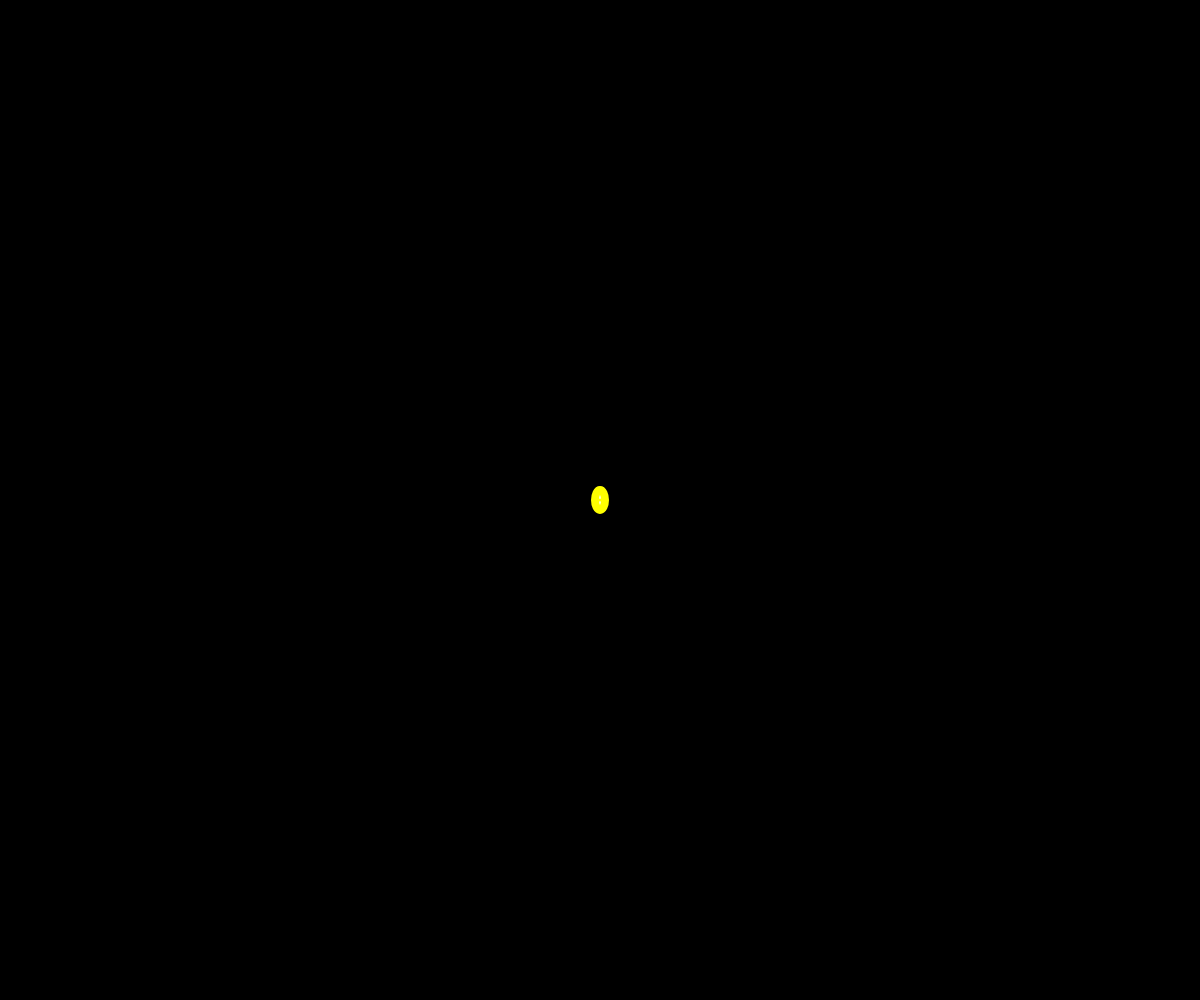
Frame 1 (no input)
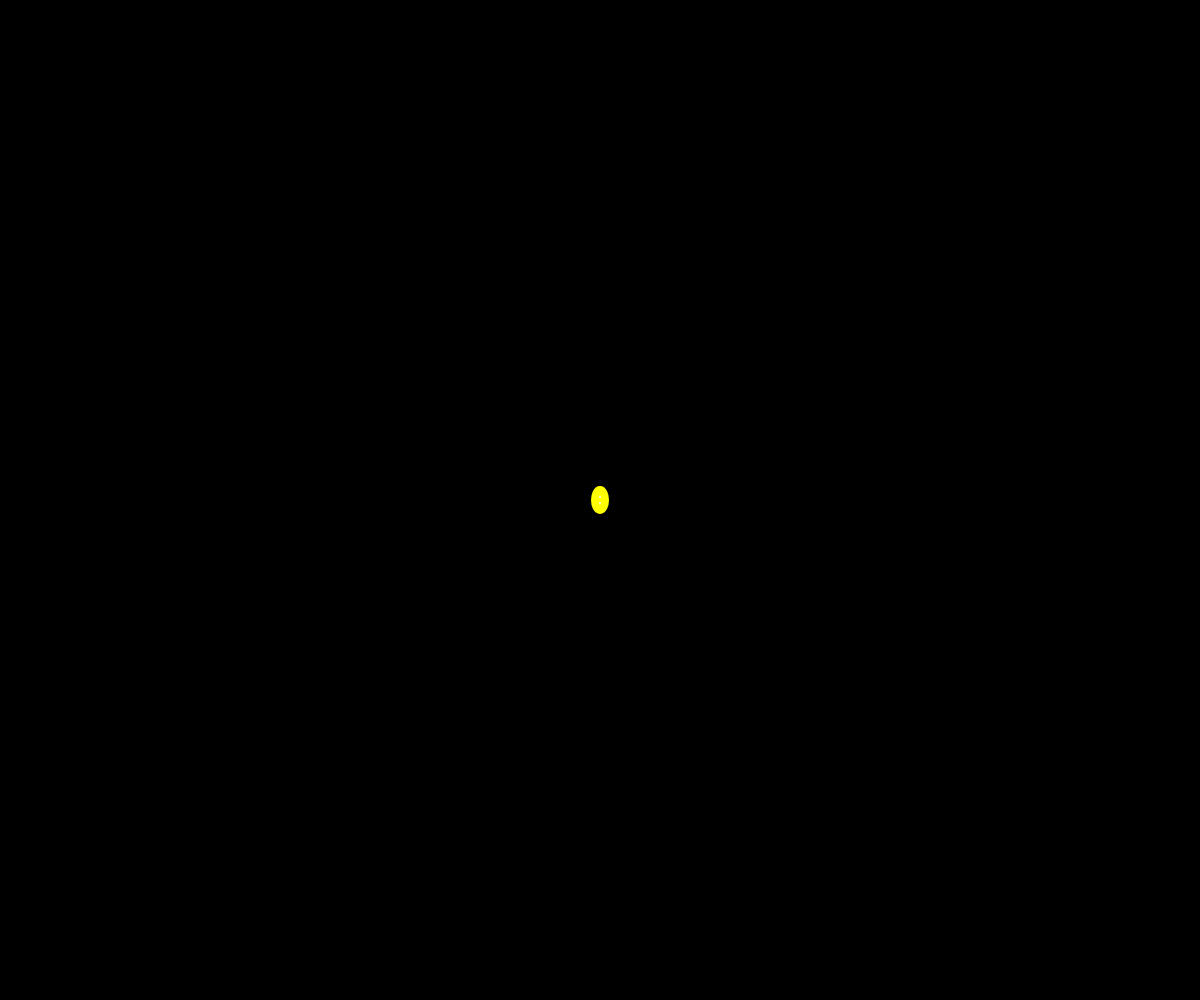
Frame 60 (no input)
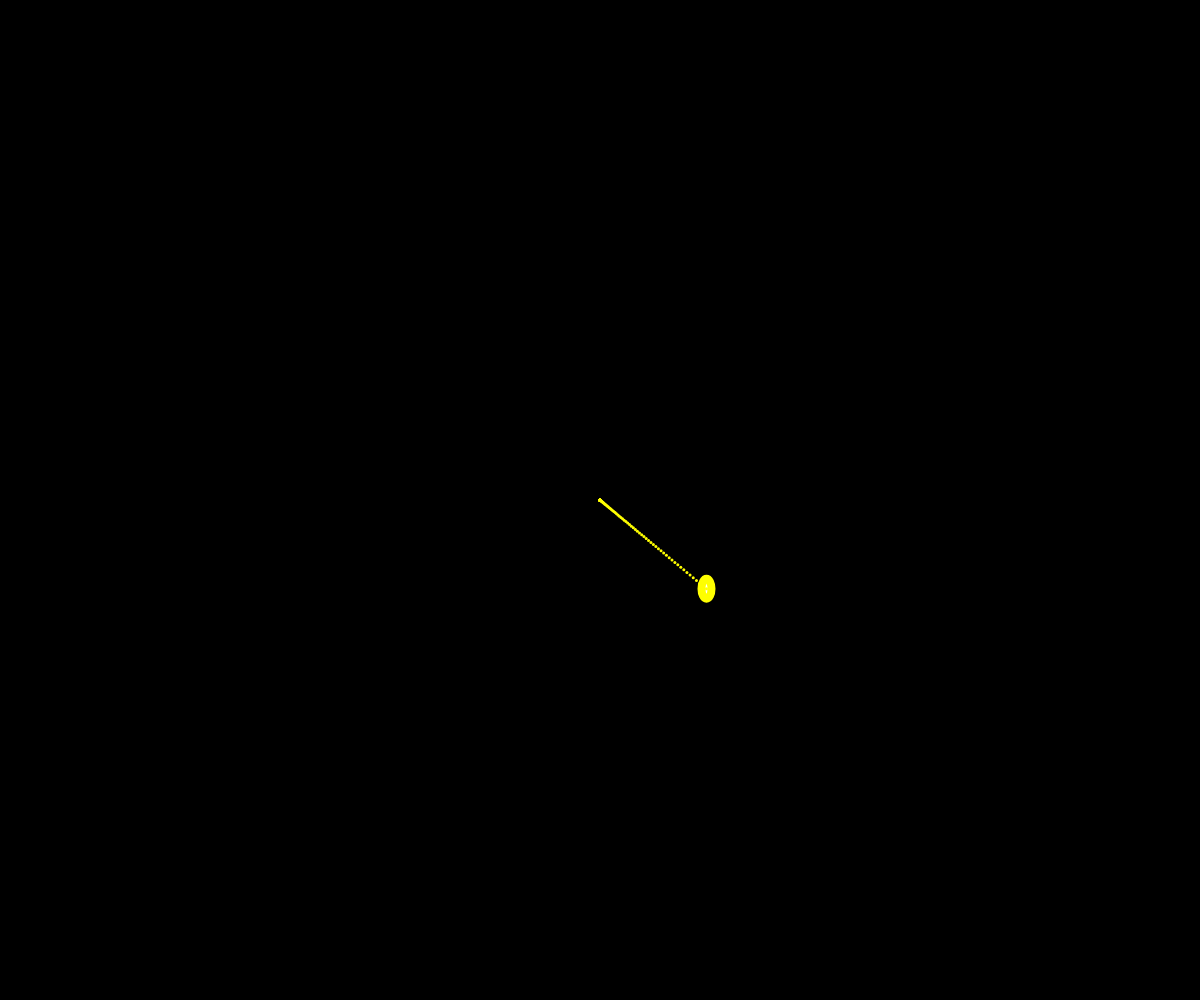
Frame 120 (the mouse pressed at the canvas centre since frame 60)

The p5.js sketch that drew these frames (run headless with seeded random() and noise() and a simulated clock; from frame 60 on, the mouse is pressed at the canvas centre):

// p5.js sketch
// ── sketch.js
function setup(){
	createCanvas(windowWidth, windowHeight);
	p = new Photon();
}


function draw(){
	background("black");
	p.walk();
	p.display();	
	p.showTrail();
}

class Photon{
	constructor() {
		this.pos = createVector(0, 0);
		this.trail = []
		this.vel = createVector(0,0); // does a 0 magnitude vector have direction
		//this.acc = p5.Vector.fromAngle(0.7);
		//this.acc.setMag(0.01);
	}

	walk(){

  	translate(windowWidth/2, windowHeight/2);
  	//scale(1,-1);

		//this.acc = fromAngle(random(TWO_PI));
		this.acc = createVector(random(-0.005,0.005),random(-0.005,0.005))
		//this.acc.mult(5);


		var mouse = createVector(mouseX,mouseY);
		this.acc = p5.Vector.sub(mouse, this.pos) // a static function: not called on an object, but the idea of an object
		
		this.acc.mult(0.0001);
		//this.acc.normalize();	
		//this.acc.setMag(0.2);
		
		//this.acc.rotate(radians(2));
		//this.pos.rotate(radians(1));

		this.vel.add(this.acc);
		this.pos.add(this.vel);
		this.trail.push([this.pos.x,this.pos.y]);

	}

	display(){
		stroke(255,255,0);
		strokeWeight(8);
		ellipse(this.pos.x, this.pos.y,10,20);
	}

	showTrail(){
		stroke(255,255,0);
		strokeWeight(3);
		for (var i=0;i<this.trail.length;i++){
			point(this.trail[i][0],this.trail[i][1])
		}
	}
}
